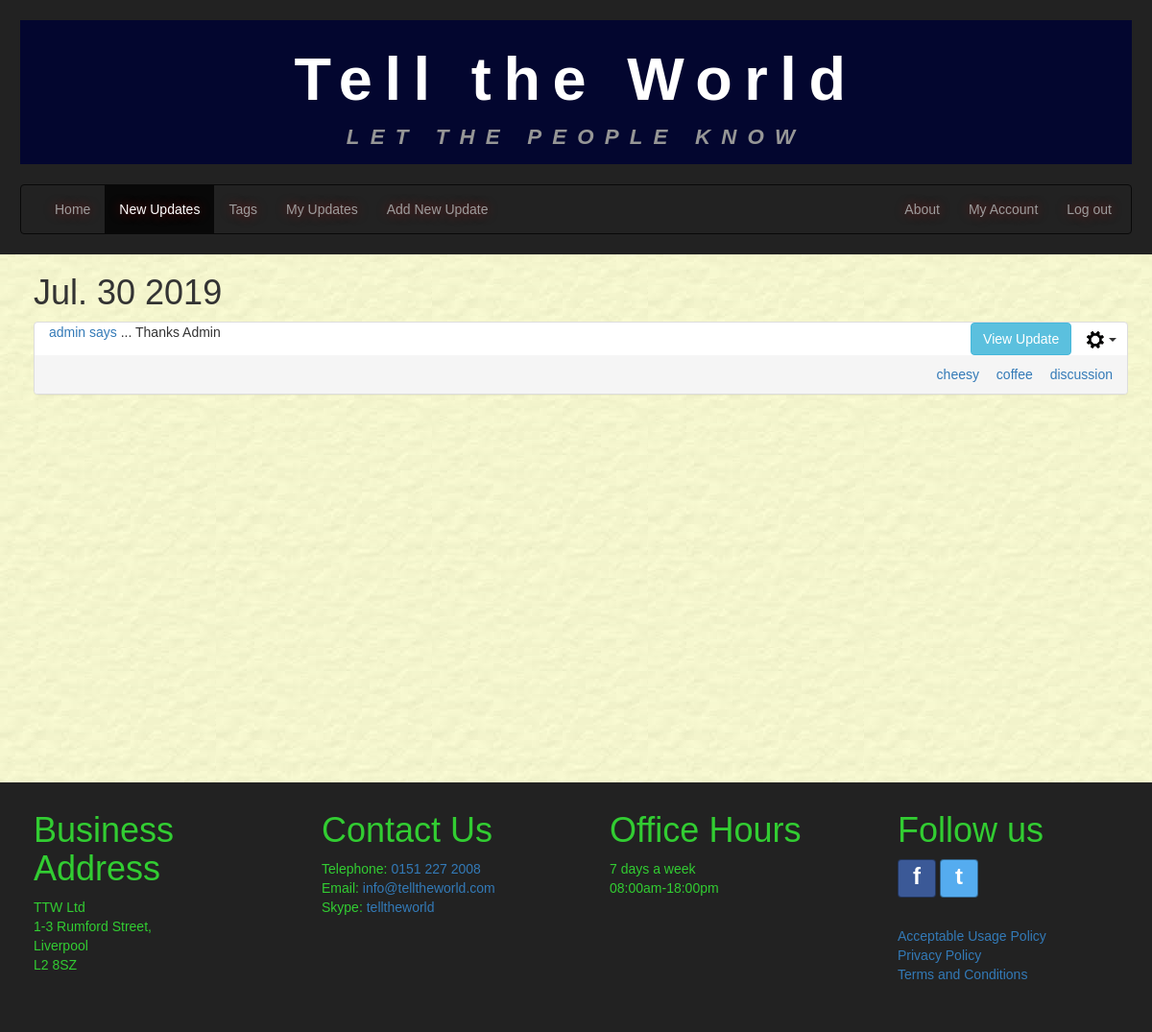
The app's page /newupdates/?tagName=cheesy (signed in), older data.
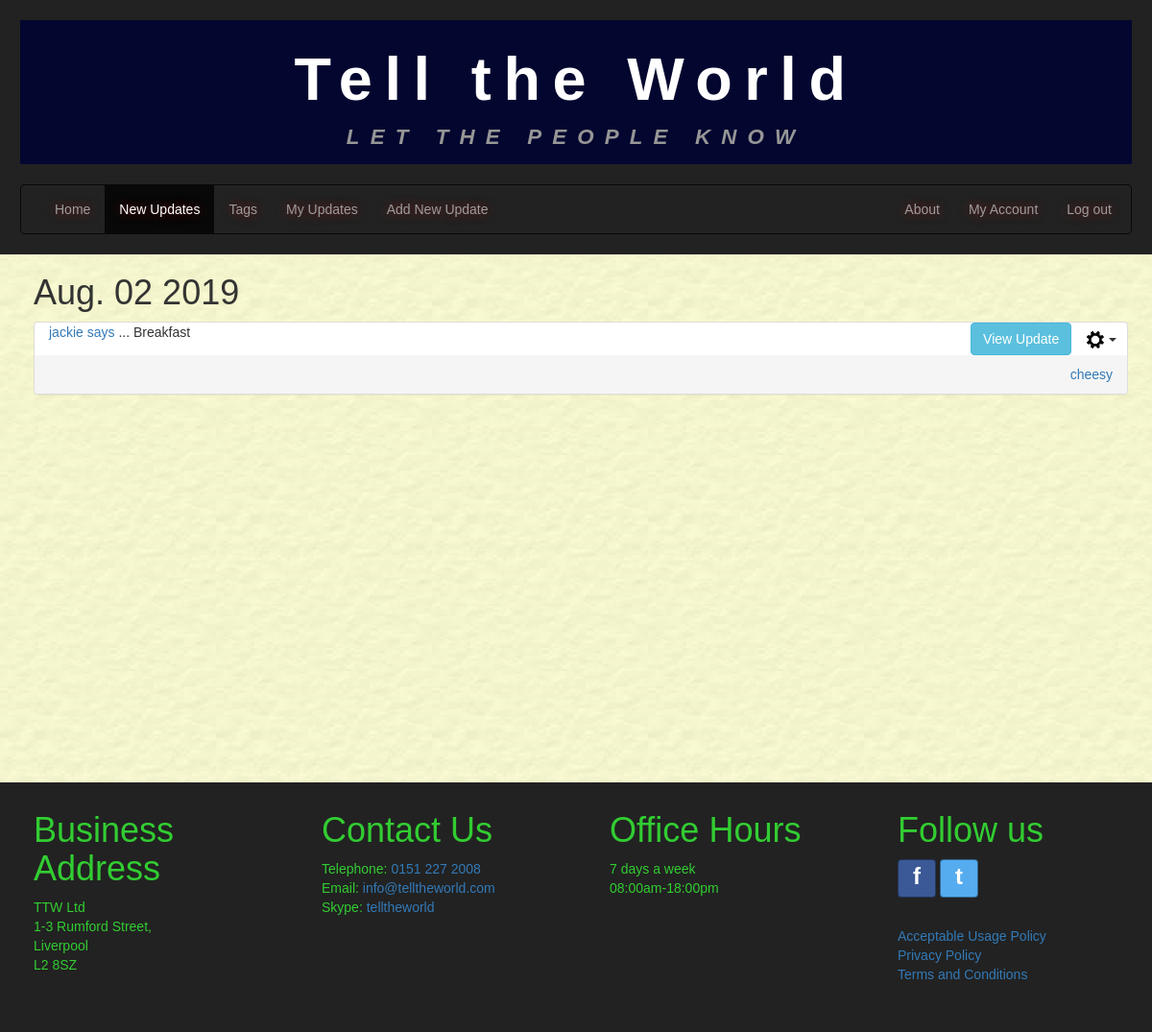
The same page, newer data.
### tellings/models.py (models this page shows, shortened)
class UserPost(models.Model):
    postID = models.AutoField(primary_key=True, db_column='postID')
    user = models.ForeignKey(settings.AUTH_USER_MODEL, on_delete=models.CASCADE,
                             db_column='user')
    dateOfPost = models.DateTimeField()
    postTitle = models.CharField(max_length=35, unique=True)
    postText = models.CharField(max_length=255)
    dateOfEdit = models.DateTimeField(null=True, blank=True)
    @property
    def post_tags(self):
        tagmaps = Tagmap.objects.filter(postID=self.postID)
        tagList = sorted([tag.tagID.tagName for tag in tagmaps])
        return tagList
    class Meta:
        verbose_name = "UserPost"
        verbose_name_plural = "UserPosts"

class Tag(models.Model):
    tagID = models.AutoField(primary_key=True, db_column='tagID')
    tagName = models.CharField(max_length=15)
    class Meta:
        ordering = ['tagName']
        verbose_name = "Tag"
        verbose_name_plural = "Tags"

### tellings/views.py (the view)
# urls.py: path('newupdates/', NewUpdatesListView.as_view(), name='newupdates'),
class NewUpdatesListView(LoginRequiredMixin, generic.ListView):
    model = UserPost
    template_name = "tellings/newupdates_list.html"
    paginate_by = 10
    http_method_names = ['get', 'post']
    def get_queryset(self):
        tagName_val = False
        username_val = False
        if self.request.method == 'GET':
            if 'tagName' in self.request.GET:
                tagName_val = self.request.GET.get('tagName', False)
            if 'userName' in self.request.GET:
                username_val = self.request.GET.get('userName', False)
                user_id = User.objects.get(username=username_val).id
        if tagName_val:  # get posts for current user filtered by tagname
            tagID = Tag.objects.get(tagName=tagName_val).tagID
            tagmaps = Tagmap.objects.filter(tagID=tagID)
            postList = [tm.postID.postID for tm in tagmaps]
            if username_val:
                new_context = UserPost.objects.filter(postID__in=postList).filter(user=user_id).order_by('-dateOfPost')
            else:
                new_context = UserPost.objects.filter(postID__in=postList).order_by('-dateOfPost')
        elif username_val:
            new_context = UserPost.objects.filter(user=user_id).order_by('-dateOfPost')
        else:            # get all posts
            new_context = UserPost.objects.all().order_by('-dateOfPost')
        return new_context
    def get_context_data(self, **kwargs):
        context = super(NewUpdatesListView, self).get_context_data(**kwargs)
        current_username = self.request.user.username
        if self.request.method == 'GET':
            if 'tagName' in self.request.GET:
                context['tagName'] = self.request.GET.get('tagName', '')
            if 'userName' in self.request.GET:
                context['userName'] = self.request.GET.get('userName', '')
        context['current_username'] = current_username
        return context

### tellings/templates/tellings/newupdates_list.html (shortened to what this page needs)
{% extends 'tellings/base.html' %}
{% block content %}
  <div class="container-fluid main-content">
    <div class="container allUserUpdates" id="userUpdates">
        {% if userpost_list %}
        {% load static %}
        {% regroup userpost_list by dateOfPost|date:"M. d Y" as ordered_post_list  %}
        {% for mypost in ordered_post_list %}
        <div class="row">
          <h1>{{ mypost.grouper }}</h1>
          <div class="panel-group">
            {% for item in mypost.list %}
              <div class="panel panel-default" id="panel_post_{{ item.postID }}">
                <div class="panel-header">
                  <div class="col-sm-8 panel-postTitle">
                    <p><a href="{% url 'tellings:newupdates' %}?userName={{ item.user }}" name="{{ item.user }}">
                       {{ item.user }} says</a> ... {{ item.postTitle }}</p>
                  </div>
                  <div class="col-sm-4 align-panel-text-right">
                    <button class="btn btn-info collapse_btn" data-toggle="collapse" data-target="#collapse{{ item.postID }}">View Update</button>
                    {% if current_username %}
                      {% if item.user.username == current_username %}
                        <div class="btn-group">
                            <button type="button" class="btn dropdown-toggle post-cog-btn" data-toggle="dropdown" aria-haspopup="true" aria-expanded="false">
                              <img src="{% static 'tellings/imgs/settings_cog.png' %}" alt="">
                              <span class = "caret"></span>
                            </button>
                        </div>
                      {% else %}
                      <div class="btn-group">
                        <button type="button" class="btn dropdown-toggle post-cog-btn" data-toggle="dropdown" aria-haspopup="true" aria-expanded="false">
                          <img src="{% static 'tellings/imgs/settings_cog.png' %}" alt="">
                          <span class = "caret"></span>
                        </button>
                    </div>
                      {% endif %}
                    {% endif %}
                  </div>
                </div>
                <div class="panel-footer align_between">
                  <span class="align-panel-footer-text-left last-edited-text">
                  </span>
                    <span class="align-panel-footer-text-right">
                  {% for tag in item.post_tags %}
                    <a class="tagLink" href="{% url 'tellings:newupdates' %}?tagName={{ tag }}" name="{{ tag }}">{{ tag }}</a>
                  {% endfor %}
                  </span>
                </div>
              </div>
              <br />
            {% endfor %}
          </div>
        </div>
        {% endfor %}
        {% else %}
        <div class="row white-inner-container">
          <br />
          <p>No results found.</p>
        </div>
        {% endif %}
    </div>
  </div>
{% endblock %}

Row changes from the older to the newer data that the page shows:
no longer on this page (row edited): UserPost: user "admin", postTitle "Thanks Admin", shown under "Jul. 30 2019"
no longer on this page (row edited): Tag: post_tags "coffee"
no longer on this page (row edited): Tag: post_tags "discussion"
now on this page (row edited): UserPost: user "jackie", postTitle "Breakfast", shown under "Aug. 02 2019"
Text that changed along with them:
new list line: "Aug. 02 2019"
list line gone: "Jul. 30 2019"
